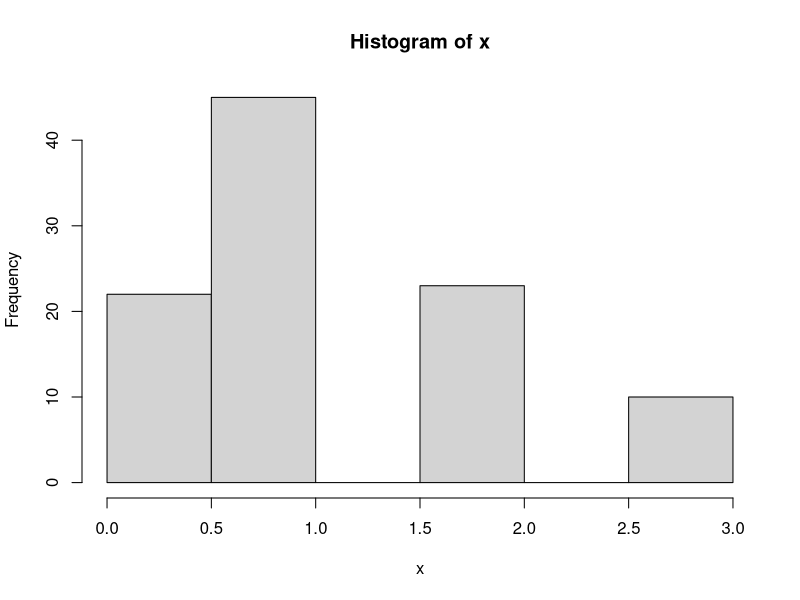
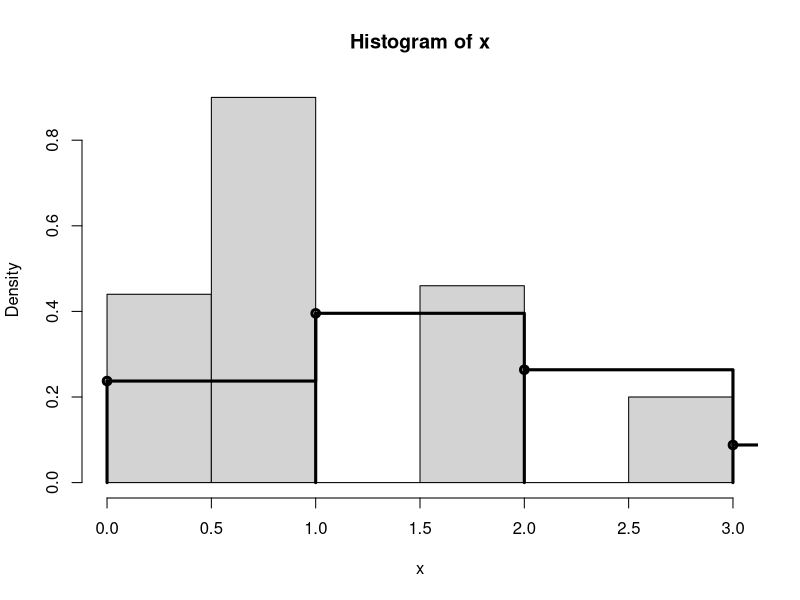
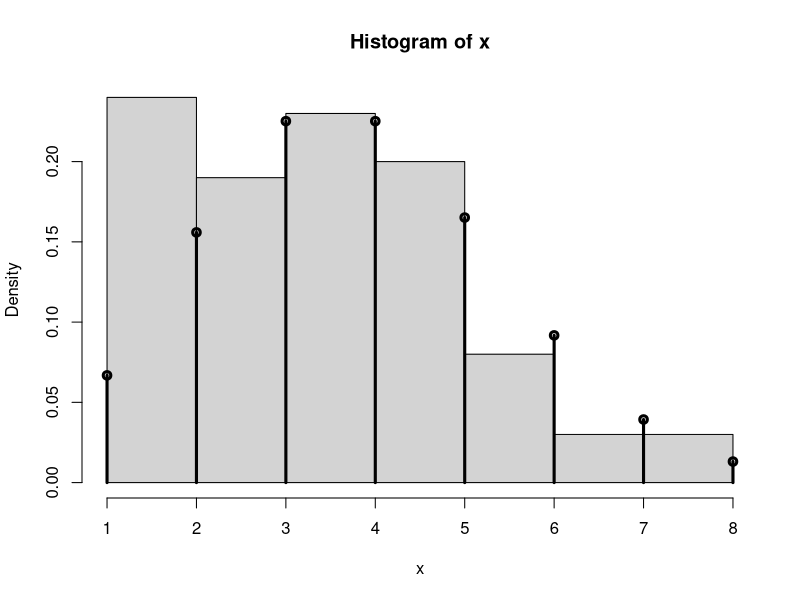
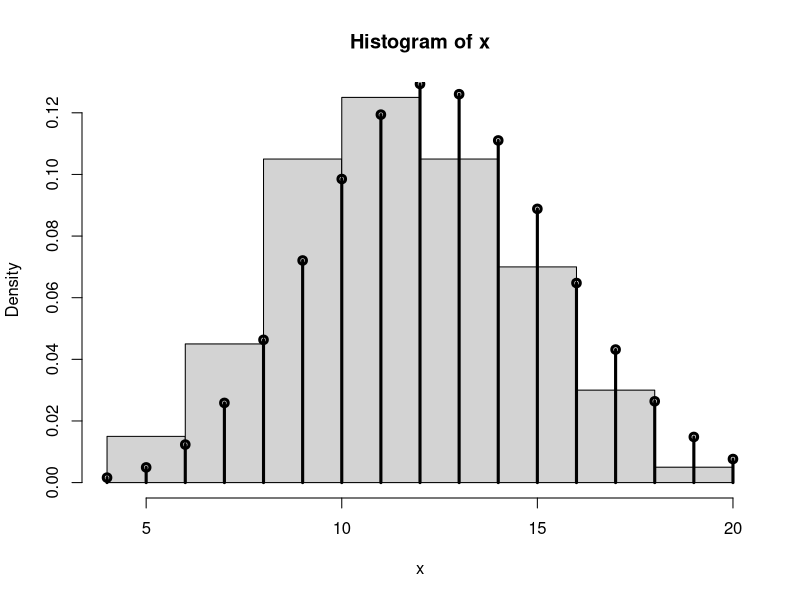
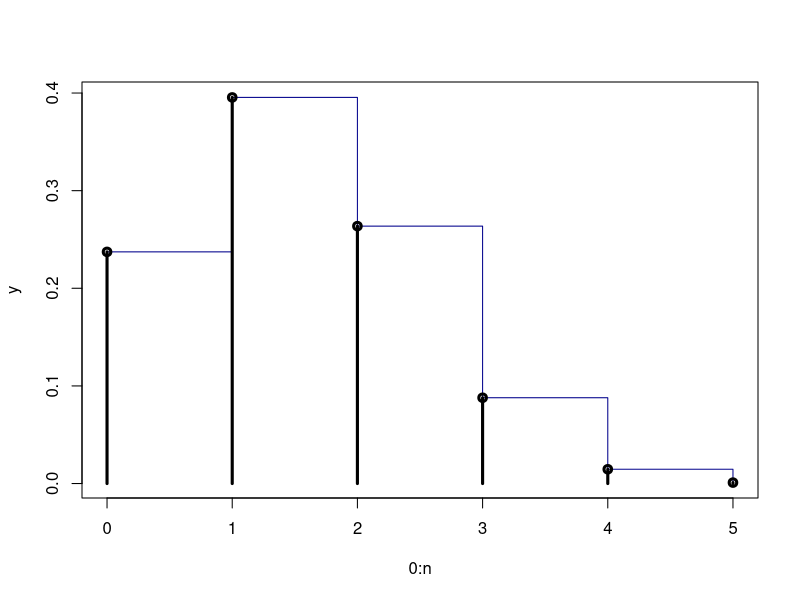
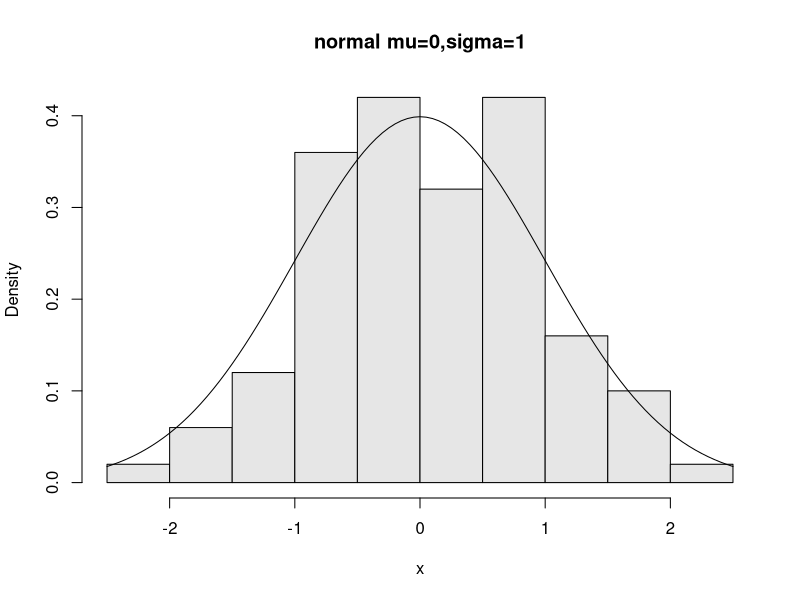
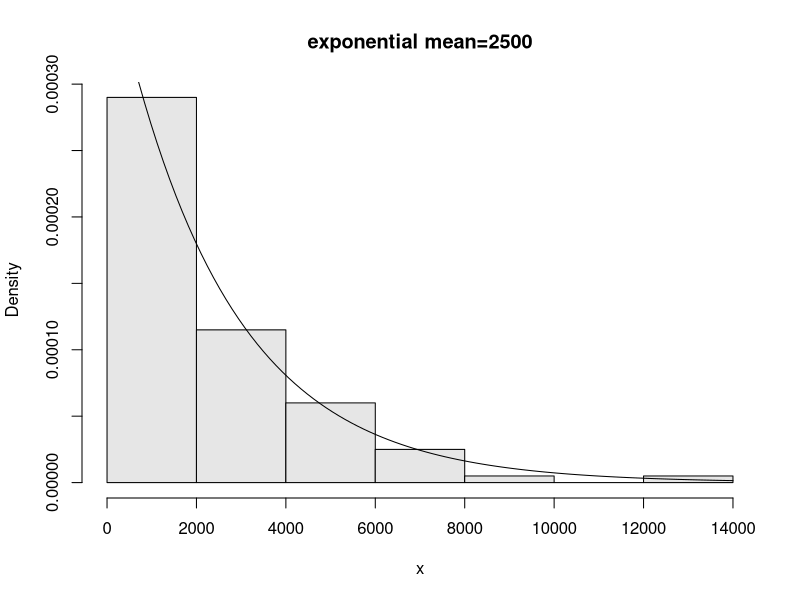
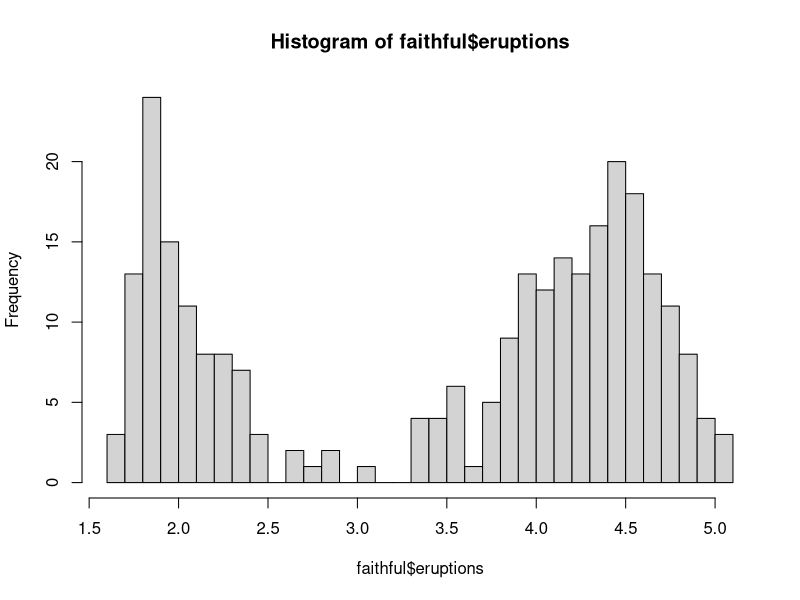

Reproduce these figures in R, in order.
### Random Data

## I. Uniform distribution (Равномерно разпределение)



## Uniform discrete distribution (Дискретно равномерно разпределение)
# https://en.wikipedia.org/wiki/Discrete_uniform_distribution

?sample
# sample(x, size, replace = FALSE)

## Examples:
## Dice
a = sample(1:6, size = 10, replace = TRUE)
table(a)
prop.table(table(a))

## Toss a coin
sample(c("H","T"), size = 10, replace = TRUE)

## Pick 6 of 49 (a lottery)
sample(1:49, size = 6)

## Pick a card
cards = paste(rep(c("A",2:100,"J","Q","K"), 4),
              c("H","D","S","C"))
sample(x = cards, size = 5)
sample(x = cards, size = 100)

?rep
# rep - replicates the values in x

## Roll 2 die
dice = as.vector(outer(1:6,1:6,paste))
dice
sample(x = dice, size = 5, replace = TRUE)
?outer
# outer - The product of the arrays X and Y is the array A with dimension c(dim(X), dim(Y))

#From here on - Lecture 5 - 110 line
## Bernoulli distribution (Бернулиево разпределение)
# https://en.wikipedia.org/wiki/Bernoulli_distribution
# Bernoulli distribution, named after Swiss mathematician Jacob Bernoulli
# is the probability distribution of a random variable which takes 
# the value 1 with probability p
# and the value 0 with probability q=1-p
# Частен случай на Биномно разпределената случайна величина
## Binomial distribution (Биномно разпределение)
# https://en.wikipedia.org/wiki/Binomial_distribution
# The binomial distribution with parameters n and p is the discrete probability distribution
# of the number of successes in a sequence of n independent experiments.
# Нека имаме n независими опити, с вероятност за "Успех" при всеки от тях p.
# тогава X - боря на "Успехите" при тези n опита е биномно разпределена случайна величина
# X ~ Bi(n, p)
n=1 # Брой опити
p=0.5 # Вероятност за "Успех" при всеки опит
# Генерира едно число, което представлява
# Един опит с вероятност за "Успех" 0.5
rbinom(1, n, p) # Бернулиево разпределена сл. в.
# Генерира ни 10 числа, които са
# Биномно разпределени и всяка от тях представлява
# 1 опит с вероятност за "Успех" 0.5
rbinom(10, n, p) # Биномно разпределена сл.в.

# a = rbinom(100,36,1/6)
# table(a)

#line 148
# Example
# Генерира 100 числа, които представляват
# 5 опита с вероятност за "Успех" 0.25
n=5
p=0.25
x=rbinom(100, n, p) 
x
table(x)
hist(x)
hist(x, probability = TRUE)

# density (плътност)
# dbinom - gives the density
xvals=0:n
points(xvals, dbinom(xvals,n,p), type="h", lwd=3)
points(xvals, dbinom(xvals,n,p), type="p", lwd=3)
?points
# "h" for histogram-like vertical lines
# "p" for points
# "l" for lines
# "b" for both points and lines
# "c" for empty points joined by lines
# "o" for overplotted points and lines
# "s" and "S" for stair steps
points(xvals, dbinom(xvals,n,p), type="s", lwd=3)
# "n" does not produce any points or lines.

# Example
# Генерира 100 числа, които представляват
# 15 опита с вероятност за "Успех" 0.25
n=15
p=0.25
x=rbinom(100, n, p) 
table(x)
hist(x, probability = TRUE)
xvals=0:n
points(xvals, dbinom(xvals,n,p), type="h", lwd=3)
points(xvals, dbinom(xvals,n,p), type="p", lwd=3)
# Example
# Генерира 100 числа, които представляват
# 50 опита с вероятност за "Успех" 0.25
n=50
p=0.25
x=rbinom(100, n, p) 
table(x)
hist(x, probability = TRUE)
xvals=0:n
points(xvals, dbinom(xvals,n,p), type="h", lwd=3)
points(xvals, dbinom(xvals,n,p), type="p", lwd=3)

# density (плътност)
# dbinom - gives the density
n = 5
p = 0.25
xvals=0:n # seq(from = 0, to = n, by = 1)
y = dbinom(xvals, n, p)
plot(0:n, y, type = "s", col = "darkblue")
points(xvals, dbinom(xvals,n,p), type="h", lwd=3)
points(xvals, dbinom(xvals,n,p), type="p", lwd=3)

# density (плътност)
# dbinom - gives the density
# dbinom(x, size, prob)
# distribution function (Функция на разпределение)
# pbinom - gives the distribution function
# pbinom(q, size, prob, lower.tail = TRUE)
# Example
# X ~ Bi(5, 0.25)
# P(X < 0.75)
pbinom(2, 5, 0.3)
# P(X > 0.75)
pbinom(2, 5, 0.3, lower.tail = FALSE)
# quantile (Квантил)
# qbinom - gives the quantile function 
# qbinom(p, size, prob, lower.tail = TRUE)
# Example
qbinom(0.83, 5, 0.3)
qbinom(0.83, 5, 0.3, lower.tail = FALSE)
# rinom - generates random with uniform continuous distribution
# rbinom(n, size, prob)

## Geometric distribution (Геометрично разпределение)
# https://en.wikipedia.org/wiki/Geometric_distribution
# The probability distribution of the number Y = X − 1 of failures before the first success.
# Нека имаме независими повторения на един и същи опити, с вероятност за "Успех" при всеки от тях p.
# тогава X - броя на опитите до първия "Успех" е геометрично разпределена случайна величина
# X ~ Ge(p)
# https://stat.ethz.ch/R-manual/R-devel/library/stats/html/Geometric.html
# Частен случай на Отрицателно биномното разпределение
# dgeom(x, prob)
# pgeom(q, prob, lower.tail = TRUE)
# qgeom(p, prob, lower.tail = TRUE)
# rgeom(n, prob)
# Example
# Едно число, което представлява
# броя на опитите до първия "Успех",
# ако вероятността ни за успех при един опит е 0.2
rgeom (1, 0.2)
# Десет числа, които представляват
# броя на опитите до първия "Успех",
# ако вероятността ни за успех при един опит е 0.2
rgeom(10, 0.2)

# Negative binomial distribution (Отрицателно биномно разпределение)
# https://en.wikipedia.org/wiki/Negative_binomial_distribution
# Discrete probability distribution of the number of successes in a sequence of independent and identically distributed Bernoulli trials before a specified number of successes occurs
# Нека имаме независими повторения на един и същи опити, с вероятност за "Успех" при всеки от тях p.
# тогава X - броя на опитите до n-тия "Успех" е отрицателно биномно разпределена случайна величина
# X ~ NBi(n, p)
# https://stat.ethz.ch/R-manual/R-devel/library/stats/html/NegBinomial.html
# dnbinom(x, size, prob)
# pnbinom(q, size, prob, lower.tail = TRUE)
# qnbinom(p, size, prob, lower.tail = TRUE)
# rnbinom(n, size, prob)
# Example
# Едно число, което представлява
# броя на опитите до 5тия "Успех",
# ако вероятността ни за успех при един опит е 0.2
rnbinom(1, 5, 0.2)
# Десет числа, които представляват
# броя на опитите до 5тия "Успех",
# ако вероятността ни за успех при един опит е 0.2
rnbinom(10, 5, 0.2)


# Hypergeometric distribution (Хипергеометрично разпределение)
# https://en.wikipedia.org/wiki/Hypergeometric_distribution
# https://stat.ethz.ch/R-manual/R-devel/library/stats/html/Hypergeometric.html
# Зависими опити
# X ~ HG(m, n, k) 
# m - the number of white balls in the urn
# n - the number of black balls in the urn
# k - the number of balls drawn from the urn.
# dhyper(x, m, n, k)
# phyper(q, m, n, k, lower.tail = TRUE)
# qhyper(p, m, n, k, lower.tail = TRUE)
# rhyper(nn, m, n, k)
# Example
# Едно число, което представлява
# броя на извадените бели топки от урната,
# при условие, че в урната е имало
# 10 бели
# 12 черни
# и сме изтеглили 15 топки
rhyper(1, 10, 12, 15)
# Десет число, което представлява
# броя на извадените бели топки от урната,
# при условие, че в урната е имало
# 10 бели
# 12 черни
# и сме изтеглили 15 топки
rhyper(10, 10, 12, 15)


# Poisson distribution (Поасоново разпределение)
# https://en.wikipedia.org/wiki/Poisson_distribution
# named after French mathematician Siméon Denis Poisson,
# is a discrete probability distribution that expresses 
# the probability of a given number of events occurring in a fixed interval of time or space
# if these events occur with a known constant rate and independently of the time since the last event.
# X ~ Po(lambda)
# https://stat.ethz.ch/R-manual/R-devel/library/stats/html/Poisson.html
# dpois(x, lambda)
# ppois(q, lambda, lower.tail = TRUE)
# qpois(p, lambda, lower.tail = TRUE)
# rpois(n, lambda)


## Normal distribution (Нормално разпределение)
# https://en.wikipedia.org/wiki/Normal_distribution
# https://stat.ethz.ch/R-manual/R-devel/library/stats/html/Normal.html
rnorm(1, mean = 100, sd = 16)
rnorm(1, mean = 280, sd = 10)

x=rnorm(100)
hist(x,probability=TRUE,col=gray(.9),main="normal mu=0,sigma=1")
curve(dnorm(x),add=T)

# z scores
x = rnorm(5,100,16);x
z = (x-100)/16;z


## Student's t-distribution (t разпределение)
# https://en.wikipedia.org/wiki/Student%27s_t-distribution
# https://stat.ethz.ch/R-manual/R-devel/library/stats/html/TDist.html


## Chi-squared distribution (Хи квадрат разпределение)
# https://en.wikipedia.org/wiki/Chi-squared_distribution
# https://stat.ethz.ch/R-manual/R-devel/library/stats/html/Chisquare.html
# Ако X1 ,X2, …X, n са независими, еднакво стандартно нормално разпределени
# случайни величини, то сумата от квадратите им 
# X1^2+X2^2+..+Xn^2 ~ X^2(n)


## Exponential distribution (Експоненциално разпределение)
# https://en.wikipedia.org/wiki/Exponential_distribution
# https://stat.ethz.ch/R-manual/R-devel/library/stats/html/Exponential.html
x=rexp(100,1/2500)
hist(x,probability=TRUE,col=gray(.9),main="exponential mean=2500")
curve(dexp(x,1/2500),add=T)


# A bootstrap sample
faithful
names(faithful)
sample(faithful$eruptions,10,replace=TRUE)
hist(faithful$eruptions,breaks=25) # the dataset
hist(sample(faithful$eruptions,100,replace=TRUE),breaks=25)

# r,p,q and d functions
pnorm(0.7)
pnorm(0.7,1,1)
pnorm(0.7,lower.tail=FALSE)
qnorm(0.75)

######################TASKS######################
###Task 1
# Do two simulations of a binomial number with n = 100 and p = .5. Do you get the same results each time?
# What is different? What is similar?
rbinom(2,100,0.5)
#E(x) = n*p = 100 * 0.5 = 50
#D(x) = n*p*q = 100 * 0.5 * 0.5 = 25
##a = set.seed(100)
##rbinom(2,a,0.5)

###Task 2 - Zarche(ravnomerno razpredelenie)
dice = sample(1:6, size = 100, replace = TRUE)
table(dice)
prop.table(table(dice))
###Binomno razpr.(Bernuli)
###"Uspeh" = 2; Y ~ Bi(100,1/7); stoinost okolo 14,29
a = rbinom(1000, 100, 1/7)
table(a)
hist(a, probability = TRUE)
points(1:100, dbinom(1:100, 100, 1/7), type = "h", lwd = 3)
qbinom(14,100,1/7)
rgeom(1000, 1/7)